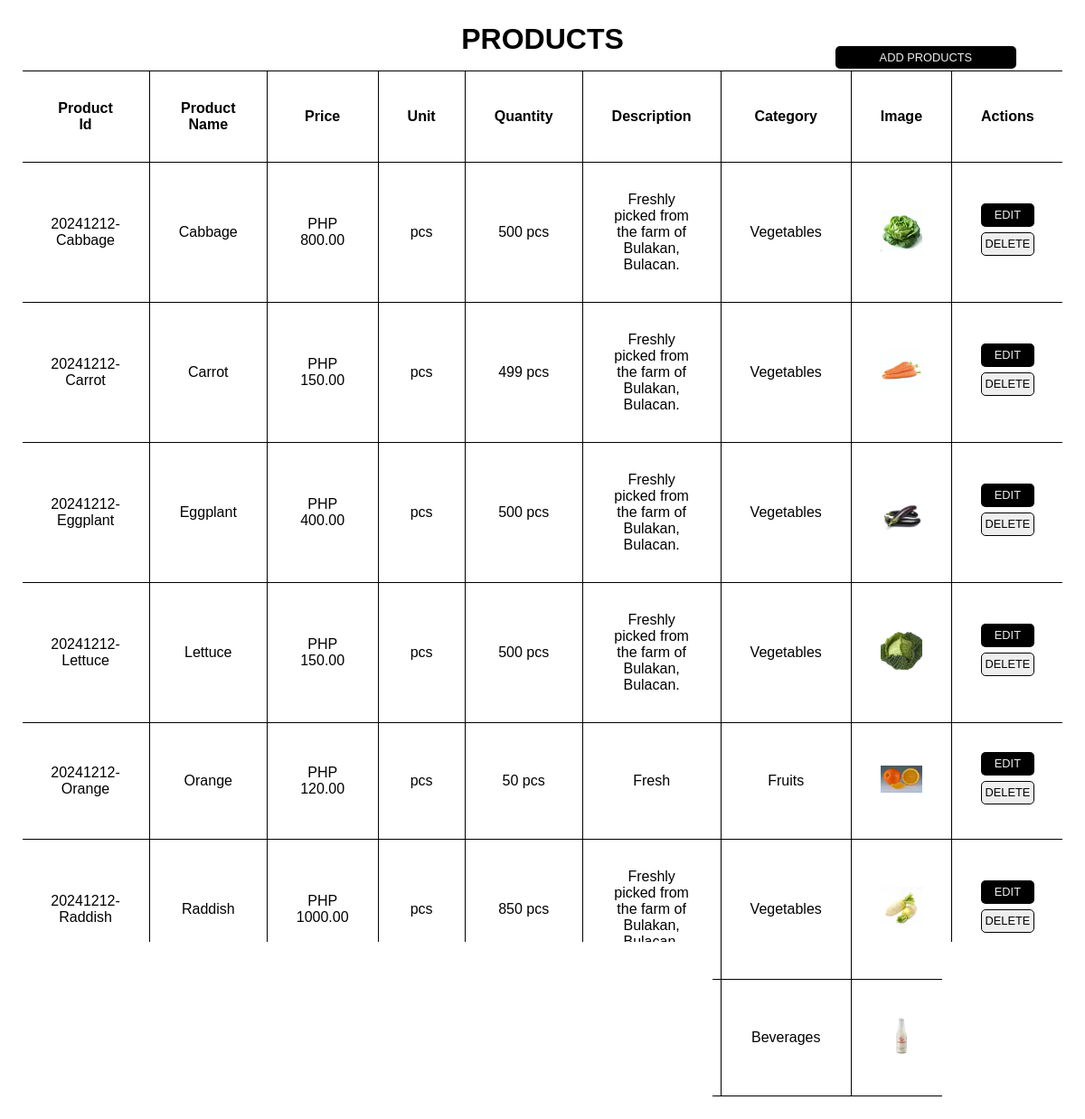
/renzoProductCatalogue/admin/products.php (signed in), run on the app's committed database.
### tables this page shows
CREATE TABLE `product` (
  `productId` varchar(150) NOT NULL,
  `pname` varchar(150) NOT NULL,
  `price` decimal(10,2) NOT NULL,
  `unit` varchar(150) NOT NULL,
  `qty` decimal(10,0) NOT NULL,
  `description` varchar(255) NOT NULL,
  `category` varchar(150) NOT NULL,
  `image` varchar(255) NOT NULL,
  `created_at` date DEFAULT NULL,
  `updated_at` date DEFAULT NULL
);

### renzoProductCatalogue/server/fetch-products.php (called while the page is built)
<?php
include_once('connections.php');
$fetchProducts = "SELECT * FROM product";
$result = mysqli_query($connection, $fetchProducts);

### renzoProductCatalogue/admin/products.php (the view, shortened to what this page needs)
<!DOCTYPE html>
<html lang="en">
<head>
    <link rel="stylesheet" href="../css/styles.css">
</head>
<body id="products">
    <div class="renzo-product-table">
        <h2>Products</h2>
        <button type="button" class="renzo-primary-btn" id="addProductBtn">Add Products</button>
        <table class="renzo-table">
            <tr>
                <td class="renzo-table-header">Product Id</td>
                <td class="renzo-table-header">Product Name</td>
                <td class="renzo-table-header">Price</td>
                <td class="renzo-table-header">Unit</td>
                <td class="renzo-table-header">Quantity</td>
                <td class="renzo-table-header">Description</td>
                <td class="renzo-table-header">Category</td>
                <td class="renzo-table-header">Image</td>
                <td class="renzo-table-header">Actions</td>
            </tr>
            <?php
            include '../server/fetch-products.php';
            while ($row = mysqli_fetch_assoc($result)) {
            ?>
            <tr>
                <td class="renzo-table-data"><?php echo $row['productId']; ?></td>
                <td class="renzo-table-data"><?php echo $row['pname']; ?></td>
                <td class="renzo-table-data">PHP <?php echo $row['price']; ?></td>
                <td class="renzo-table-data"><?php echo $row['unit']; ?></td>
                <td class="renzo-table-data"><?php echo $row['qty']; ?> <?php echo $row['unit']; ?></td>
                <td class="renzo-table-data"><?php echo $row['description']; ?></td>
                <td class="renzo-table-data"><?php echo $row['category']; ?></td>
                <td class="renzo-table-data"><img src="../assets/products/<?php echo $row['image']; ?>" alt="product image"></td>
                <td class="renzo-table-data">
                    <a href="../server/edit-product.php?productId=<?php echo $row['productId']; ?>">
                        <button type="button" class="renzo-primary-btn">Edit</button></a>
                    <a href="../server/delete-product.php?productId=<?php echo $row['productId']; ?>">
                        <button type="button" class="renzo-secondary-btn" onclick="return confirm('Are you sure you want to delete <?php echo $row['pname']; ?>?')">Delete</button></a>
                </td>
            </tr>
            <?php
            }
                ?>
        </table>
    </div>
</body>
</html>

### renzoProductCatalogue/css/styles.css (style rules this page uses)
* { margin: 0; padding: 0; box-sizing: border-box; }
h2 { font-size: 2em; }
a { text-decoration: none; }
body { font-family: Verdana, Geneva, Tahoma, sans-serif; }
.renzo-primary-btn { background-color: #000; color: #eee; margin-bottom: 0.5em; width: 100%; height: 2em; border-radius: 5px; cursor: pointer; text-transform: uppercase; font-size: 0.8em; border: none; transition: all 0.3s ease-in-out; }
.renzo-secondary-btn { background-color: #eee; color: #000; margin-bottom: 0.5em; width: 100%; height: 2em; border-radius: 5px; cursor: pointer; text-transform: uppercase; font-size: 0.8em; border: none; transition: all 0.3s ease-in-out; border: 1px solid #000; }
#products { padding: 25px 25px; }
.renzo-product-table { text-align: center; position: relative; overflow-x: auto; width: 100%; }
.renzo-product-table h2 { margin-bottom: 0.5em; text-transform: uppercase; }
.renzo-table { border-collapse: collapse; min-width: 1000px; justify-self: center; }
.renzo-table-header { padding: 2em; border: 1px solid #000; font-weight: 600; }
.renzo-table-data { padding: 2em; border: 1px solid #000; }
.renzo-table-data img { max-width: 100px; width: 100%; }
.renzo-product-table #addProductBtn { max-width: 200px; width: 100%; position: absolute; top: 2em; right: 4em; }

### data on the page
product: productId "20241212-Cabbage", pname "Cabbage", price "800.00", unit "pcs", qty "500", description "Freshly picked from the farm of Bulakan, Bulacan.", category "Vegetables", image (picture)
product: productId "20241212-Carrot", pname "Carrot", price "150.00", unit "pcs", qty "499", description "Freshly picked from the farm of Bulakan, Bulacan.", category "Vegetables", image (picture)
product: productId "20241212-Eggplant", pname "Eggplant", price "400.00", unit "pcs", qty "500", description "Freshly picked from the farm of Bulakan, Bulacan.", category "Vegetables", image (picture)
product: productId "20241212-Lettuce", pname "Lettuce", price "150.00", unit "pcs", qty "500", description "Freshly picked from the farm of Bulakan, Bulacan.", category "Vegetables", image (picture)
product: productId "20241212-Orange", pname "Orange", price "120.00", unit "pcs", qty "50", description "Fresh", category "Fruits", image (picture)
product: productId "20241212-Raddish", pname "Raddish", price "1000.00", unit "pcs", qty "850", description "Freshly picked from the farm of Bulakan, Bulacan.", category "Vegetables", image (picture)
product: category "Beverages", image (picture)
